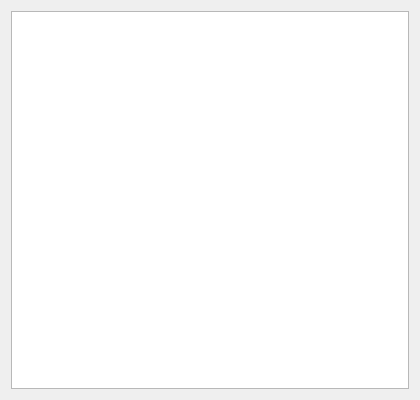
<?xml version="1.0" encoding="UTF-8"?>
<ui version="4.0">
 <class>ForcesWidget</class>
 <widget class="QWidget" name="ForcesWidget">
  <property name="geometry">
   <rect>
    <x>0</x>
    <y>0</y>
    <width>420</width>
    <height>400</height>
   </rect>
  </property>
  <property name="sizePolicy">
   <sizepolicy hsizetype="Preferred" vsizetype="Preferred">
    <horstretch>0</horstretch>
    <verstretch>0</verstretch>
   </sizepolicy>
  </property>
  <property name="windowTitle">
   <string>Boundary condition</string>
  </property>
  <layout class="QVBoxLayout" name="verticalLayout">
   <item>
    <widget class="QTableWidget" name="tw_Boundary"/>
   </item>
  </layout>
 </widget>
 <resources/>
 <connections/>
</ui>
